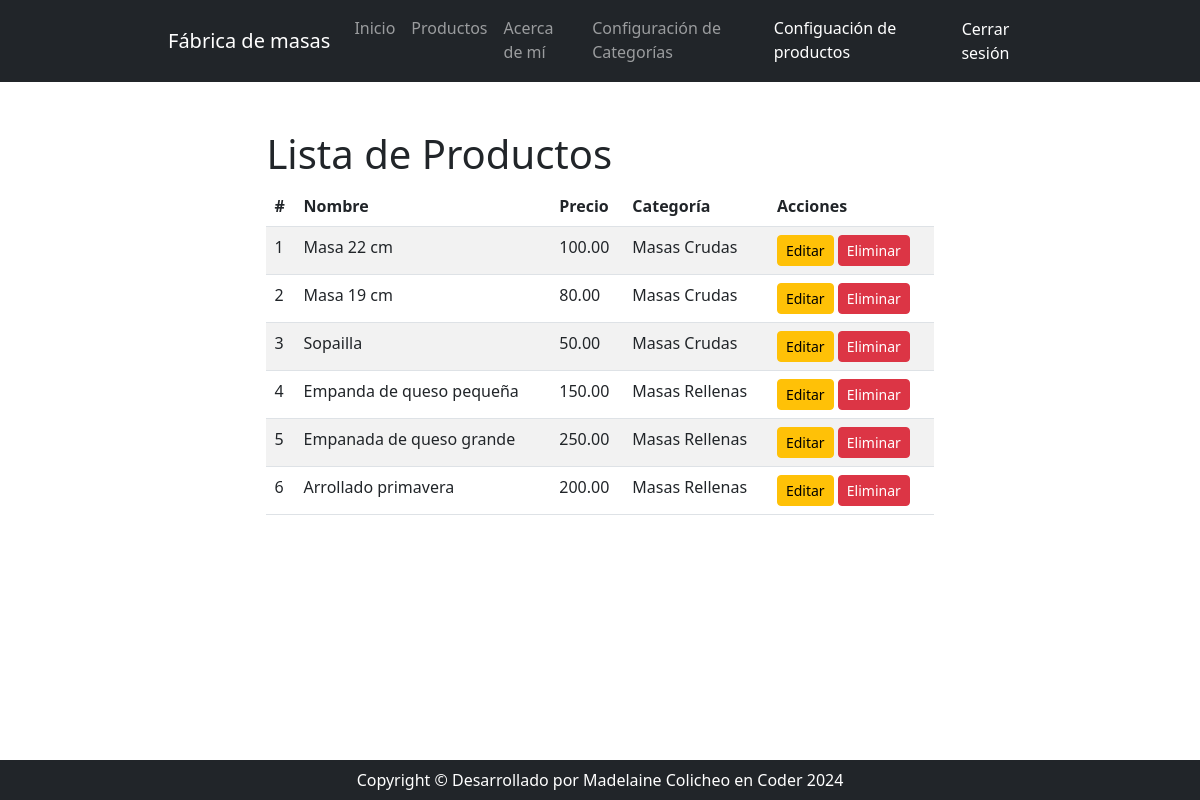
The page /productos/ (signed in) on the database its author committed.
### app/models.py (models this page shows, shortened)
class Producto(models.Model):
    nombre = models.CharField(max_length=100)
    descripcion = models.TextField()
    categoria = models.ForeignKey(Categoria, on_delete=models.CASCADE)
    precio = models.DecimalField(max_digits=10, decimal_places=2)
    imagen = models.ImageField(upload_to='productos/')
    disponibilidad = models.BooleanField(default=True)

class Categoria(models.Model):
    nombre = models.CharField(max_length=100)
    descripcion = models.TextField()

### app/views.py (the view)
# urls.py: path('productos/', views.listar_productos, name='listar_productos'),
@login_required
def listar_productos(request):
    productos = Producto.objects.all()  # Obtiene todos los productos
    return render(request, 'app/listar_productos.html', {'productos': productos})

### app/templates/app/listar_productos.html (shortened to what this page needs)
{% extends 'app/base.html' %}
{% block content %}
<div class="container mt-5">
    <h1>Lista de Productos</h1>
    <table class="table table-striped">
        <thead>
            <tr>
                <th>#</th>
                <th>Nombre</th>
                <th>Precio</th>
                <th>Categoría</th>
                <th>Acciones</th>
            </tr>
        </thead>
        <tbody>
            {% for producto in productos %}
            <tr>
                <td>{{ forloop.counter }}</td>
                <td>{{ producto.nombre }}</td>
                <td>{{ producto.precio }}</td>
                <td>{{ producto.categoria.nombre }}</td>
                <td>
                    <a href="{% url 'app:editar_producto' producto.id %}" class="btn btn-warning btn-sm">Editar</a>
                    <form method="post" action="{% url 'app:eliminar_producto' producto.id %}" style="display:inline;">
                        <button type="submit" class="btn btn-danger btn-sm" onclick="return confirm('¿Estás seguro de que deseas eliminar este producto?');">Eliminar</button>
                    </form>
                </td>
            </tr>
            {% endfor %}
        </tbody>
    </table>
</div>
{% endblock %}

### rows shown on the page
Producto: nombre "Masa 22 cm", precio "100.00", categoria.nombre "Masas Crudas"
Producto: nombre "Masa 19 cm", precio "80.00", categoria.nombre "Masas Crudas"
Producto: nombre "Sopailla", precio "50.00", categoria.nombre "Masas Crudas"
Producto: nombre "Empanda de queso pequeña", precio "150.00", categoria.nombre "Masas Rellenas"
Producto: nombre "Empanada de queso grande", precio "250.00", categoria.nombre "Masas Rellenas"
Producto: nombre "Arrollado primavera", precio "200.00", categoria.nombre "Masas Rellenas"
